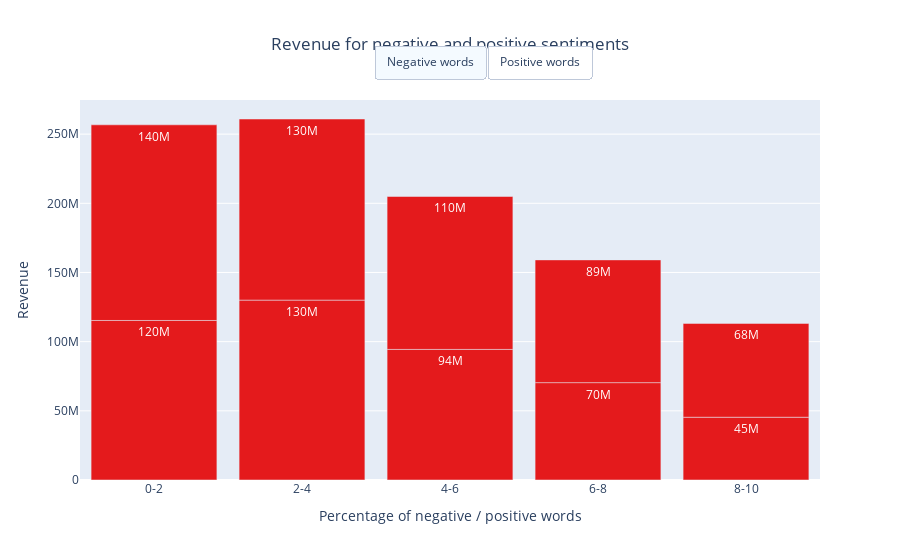

Notebook code cell kept with this figure:
### Code cell
# Create a figure with subplots
fig = make_subplots()

# Add a trace for each plot (only one will be visible at a time)
for trace in fig_neg_px.data:
    fig.add_trace(trace)

for trace in fig_pos_px.data:
    fig.add_trace(trace)

# Update layout to add a button that will switch between plots
fig.update_layout(
    updatemenus=[
        dict(
            type="buttons",
            direction="left",
            buttons=list([
                dict(
                    args=[{"visible": [True] * len(fig_neg_px.data) +
                                       [False] * len(fig_pos_px.data)}],
                    label="Mean Revenue",
                    method="update"
                ),
                dict(
                    args=[{"visible": [False] * len(fig_neg_px.data) +
                                       [True] * len(fig_pos_px.data)}],
                    label="Log Revenue",
                    method="update"
                ),
            ]),
            pad={"r": 10, "t": 10},
            showactive=True,
            x=0.1,
            xanchor="left",
            y=1.2,
            yanchor="top"
        ),
    ],
    barmode='relative',
    bargap=0.15,  
)

# Set titles and axis labels here if needed, since they might be removed by the previous updates
fig.update_layout(
    title_text="Revenue for negative and positive sentiments",
    title_x=0.5,  # Centers the title
    xaxis_title="Percentage of negative / positive words",
    yaxis_title="Revenue",
    updatemenus=[dict(
        buttons=list([
            dict(
                args=[{"visible": [True]*len(fig_neg_px.data) + [False]*len(fig_pos_px.data)}],
                label="Negative words",
                method="update"
            ),
            dict(
                args=[{"visible": [False]*len(fig_neg_px.data) + [True]*len(fig_pos_px.data)}],
                label="Positive words",
                method="update"
            )
        ]),
        direction="left",  # Ensures buttons are laid out horizontally
        pad={"r": 10, "t": 10},
        showactive=True,
        x=0.55,  # Center the buttons horizontally
        xanchor="center",  # Ensures that the 'x' position is the center of the buttons
        y=1.17,  # Adjust this as necessary to position the buttons below the title
        yanchor="top"
    )])
    

# Show the figure
fig.show()

# Save the plot as an HTML file (for interactive features)
fig.write_html('assets/plots/pos_neg_revenue.html')

# Save the plot as an image file (e.g., PNG)
fig.write_image('assets/plots/pos_neg_revenue.png', engine='kaleido')

### Figure 1 — Plotly figure (JSON) as saved in the notebook; plotly's stock layout.template omitted (floating-point values rounded to 4 significant figures)
{"data": [{"alignmentgroup": "True", "hovertemplate": "neg_Interval=%{x}<br>Revenue_with_inflation=%{y}<extra></extra>", "legendgroup": "", "marker": {"color": "rgb(228,26,28)", "pattern": {"shape": ""}}, "name": "", "offsetgroup": "", "orientation": "v", "showlegend": false, "textposition": "auto", "texttemplate": "%{y:.2s}", "type": "bar", "x": ["0-2", "2-4", "4-6", "6-8", "8-10"], "xaxis": "x", "y": [115300000.0, 130000000.0, 94400000.0, 70380000.0, 45370000.0], "yaxis": "y"}, {"alignmentgroup": "True", "hovertemplate": "pos_Interval=%{x}<br>Revenue_with_inflation=%{y}<extra></extra>", "legendgroup": "", "marker": {"color": "rgb(228,26,28)", "pattern": {"shape": ""}}, "name": "", "offsetgroup": "", "orientation": "v", "showlegend": false, "textposition": "auto", "texttemplate": "%{y:.2s}", "type": "bar", "x": ["0-2", "2-4", "4-6", "6-8", "8-10"], "xaxis": "x", "y": [141400000.0, 130900000.0, 110500000.0, 88710000.0, 67820000.0], "yaxis": "y"}], "layout": {"bargap": 0.15, "barmode": "relative", "title": {"text": "Revenue for negative and positive sentiments", "x": 0.5}, "updatemenus": [{"buttons": [{"args": [{"visible": [true, false]}], "label": "Negative words", "method": "update"}, {"args": [{"visible": [false, true]}], "label": "Positive words", "method": "update"}], "direction": "left", "pad": {"r": 10, "t": 10}, "showactive": true, "type": "buttons", "x": 0.55, "xanchor": "center", "y": 1.17, "yanchor": "top"}], "xaxis": {"anchor": "y", "domain": [0, 1], "title": {"text": "Percentage of negative / positive words"}}, "yaxis": {"anchor": "x", "domain": [0, 1], "title": {"text": "Revenue"}}}}
